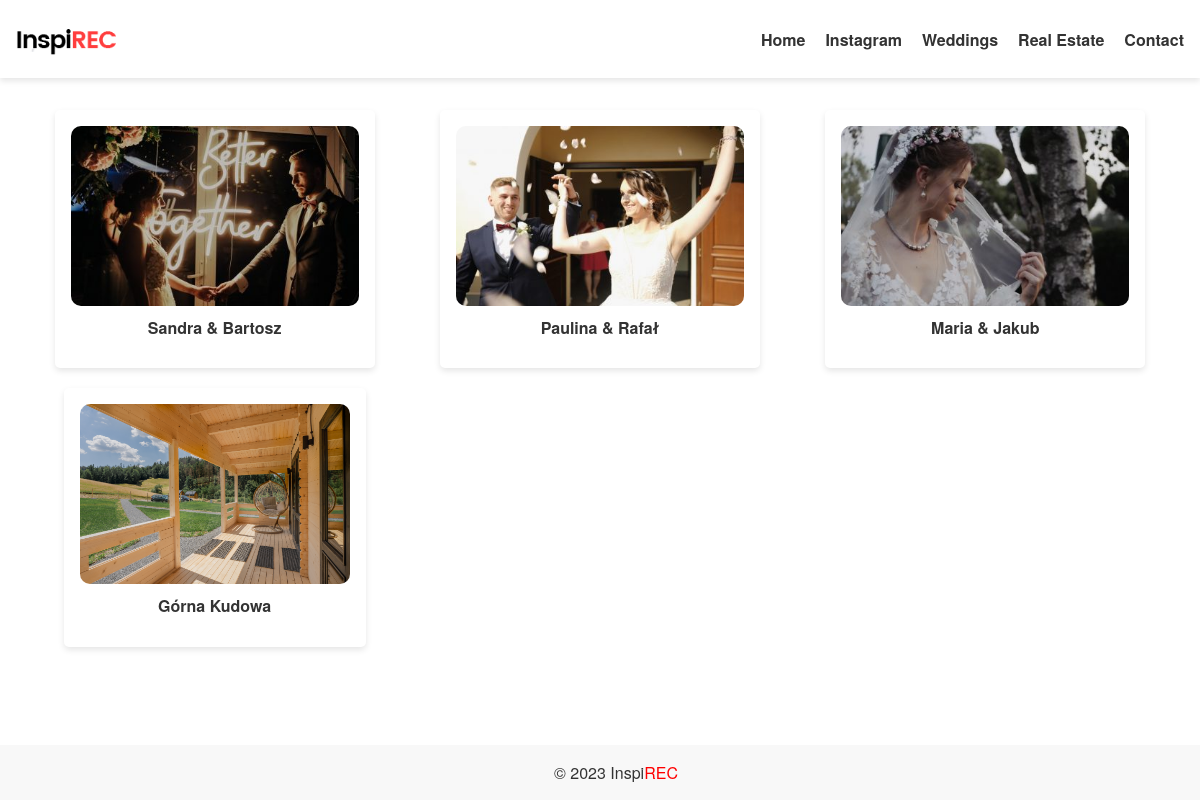
The page / on the database its author committed.
### blog/models.py (models this page shows, shortened)
class MenuItem(models.Model):
    title = models.CharField(max_length=100)
    page = models.ForeignKey('Page', on_delete=models.CASCADE, blank=True, null=True)
    url = models.CharField(max_length=200, blank=True)
    order = models.PositiveIntegerField(default=0)
    show_in_menu = models.BooleanField(default=True)
    def get_link(self):
        if self.page:
            return self.page.get_absolute_url()
        else:
            return self.url

class Article(models.Model):
    title = models.CharField(max_length=200)
    slug = models.SlugField(unique=True, default='', editable=False)
    image = models.ImageField(upload_to='article_images/', default='default-article-image.jpg')
    content = models.TextField(blank=True, null=True)
    youtube_link = models.CharField(max_length=200, blank=True)
    instagram_link = models.CharField(max_length=200, blank=True)
    show_on_home = models.BooleanField(default=False)
    created_at = models.DateTimeField(default=timezone.now)
    updated_at = models.DateTimeField(auto_now=True)
    gallery = models.ForeignKey(Gallery, on_delete=models.SET_NULL, null=True, blank=True)
    ARTICLE_TYPE_CHOICES = (
        ('standard', 'Standard Article'),
        ('real_estate', 'Real Estate Gallery'),
    )
    article_type = models.CharField(
        max_length=20,
        choices=ARTICLE_TYPE_CHOICES,
        default='standard',
    )

### blog/views.py (the view)
# urls.py: path('', views.home, name='home'),
def home(request):
    articles = Article.objects.all()
    menu_items = MenuItem.objects.filter(show_in_menu=True).order_by('order')
    context = {
        'articles': articles,
        'menu_items': menu_items,
    }
    return render(request, 'home.html', context)

### blog/models.py (called while the page is built)
    def get_absolute_url(self):
        return reverse('page_detail', args=[self.slug])

### blog/templates/home.html
{% extends 'base.html' %}
{% block content %}
<div class="container">
    <div class="article-list">
        {% for article in articles %}
        <div class="article">
            <div class="article-image">
                <a href="{% url 'article_detail' slug=article.slug %}">
                    <img src="{{ article.image.url }}" alt="{{ article.title }}">
                </a>
            </div>
            <h2 class="article-title">{{ article.title }}</h2>
        </div>
        {% endfor %}
    </div>
</div>
{% endblock %}

### blog/templates/base.html (shortened to what this page needs)
{% load static %}
<!DOCTYPE html>
<html lang="en">
<head>
    <link rel="stylesheet" href="{% static 'styles.css' %}">
</head>
<body>
    <header>
        <div class="logo">
            <a href="{% url 'home' %}">
                <img src="{% static 'images/logo.png' %}" alt="Logo">
            </a>
        </div>
        <nav class="menu">
            <ul>
                <li><a href="{% url 'home' %}">Home</a></li>
                {% for item in menu_items %}
                    <li><a href="{{ item.get_link }}">{{ item.title }}</a></li>
                {% endfor %}
            </ul>
        </nav>
    </header>
    <main>
        {% block content %}
        {% endblock %}
    </main>
    <footer>
        <div class="footer-content">
        &copy; {% now "Y" %} Inspi<span class="highlight">REC</span>
    </div>
    </footer>
</body>
</html>

### static/styles.css (style rules this page uses)
body { font-family: "Helvetica Neue", Arial, sans-serif; color: #333; margin: 0; padding: 0; overflow-x: hidden; }
header { background-color: #fff; color: #000; box-shadow: 0px 3px 6px rgba(0, 0, 0, 0.1); padding: 1rem; max-width: 1200px; margin: 0 auto; display: flex; justify-content: space-between; align-items: center; }
.menu { font-family: "Helvetica Neue", Arial, sans-serif; font-size: 16px; }
.menu ul { list-style: none; padding: 0; margin: 0; display: flex; }
.menu li { margin-left: 20px; }
.menu a { text-decoration: none; color: #333; font-weight: bold; }
.logo img { max-width: 100px; height: auto; display: block; margin: 0 auto; }
.container { margin: 0 auto; padding: 2rem; max-width: 1200px; box-sizing: border-box; }
.article-list { display: grid; gap: 20px; max-width: 1200px; margin: auto; justify-content: center; }
@media (min-width: 916px) { .article-list { grid-template-columns: repeat(3, minmax(0, 1fr)); } }
.article { border: none; border-radius: 5px; padding: 1rem; max-width: 100%; margin: auto; background-color: #fff; transition: transform 0.3s; cursor: pointer; box-shadow: 0px 3px 6px rgba(0, 0, 0, 0.1); }
.article-image { position: relative; overflow: hidden; height: 180px; border-radius: 10px; }
.article-image img { width: 100%; height: 100%; object-fit: contain; max-width: 100%; }
.article-title { text-align: center; margin-top: 10px; font-size: 16px; }
.highlight { color: red; }
footer { background-color: #f8f8f8; padding: 1rem; text-align: center; width: 100%; }
main { margin-bottom: 2rem; }

### rows shown on the page
MenuItem: title "Instagram"
MenuItem: title "Weddings"
MenuItem: title "Real Estate"
MenuItem: title "Contact"
Article: image (picture), title "Sandra & Bartosz"
Article: image (picture), title "Paulina & Rafał"
Article: image (picture), title "Maria & Jakub"
Article: image (picture), title "Górna Kudowa"
